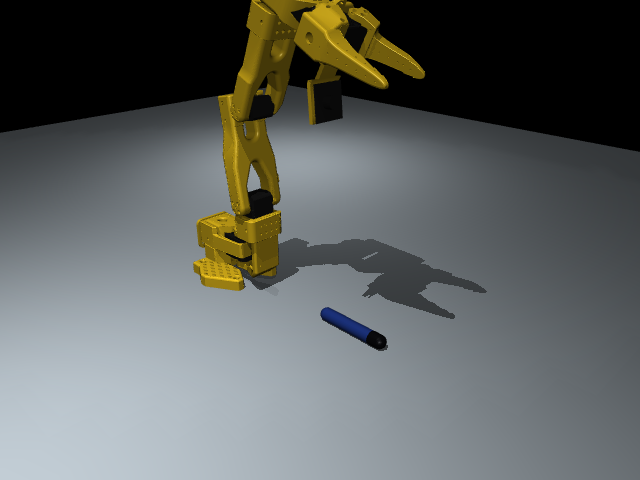
#> input picture archive/robust_pick_camera_kalman_preteleop/sim_pick/initial_scene.png, 640 x 480 px; its folder holds only this picture in this run
$ python -i quality_filter.py   (imports and definitions only)   (older library calls are emulated)
#> lines starting #> are read from the running program, lines starting #| are printed output that depends on the picture
#> further down, picture is the input picture: shape (480, 640, 3); mean B, G, R 97.6, 99.6, 95.9
"""Dataset image quality filter and shape-balance utilities for YOLO-seg training splits.

Detects corrupted offline augmentations (pure-white overexposures, pitch-black frames,
and severe motion blur) while strictly refusing to modify any `test` split.
"""

from __future__ import annotations

import math
import re
from dataclasses import dataclass
from pathlib import Path
from typing import Any

import cv2
import numpy as np

IMAGE_EXTENSIONS: frozenset[str] = frozenset({".png", ".jpg", ".jpeg", ".bmp", ".webp"})
_ROBOFLOW_HASH_RE = re.compile(r"\.rf\.[0-9a-zA-Z]+$")


@dataclass(frozen=True)
class ImageQualityMetrics:
    """Photometric and sharpness metrics for a single dataset image."""

    mean_luma: float
    p5_luma: float
    p95_luma: float
    dynamic_range: float
    laplacian_var: float
    is_whiteout: bool
    is_blackout: bool
    is_blurry: bool
    quality_score: float
    is_usable: bool


@dataclass(frozen=True)
class QualityFilterReport:
    """Summary of quality-based filtering on a non-test dataset split."""

    total_checked: int
    kept_count: int
    removed_count: int
    rescued_group_best_count: int
    removed_whiteout: int
    removed_blackout: int
    removed_blurry: int
    removed_files: tuple[str, ...]


def _to_grayscale_uint8(image: np.ndarray) -> np.ndarray:
    """Convert a 2D or 3D BGR/BGRA image array into a 2D `uint8` grayscale image."""
    if image is None or not isinstance(image, np.ndarray) or image.size == 0:
        raise ValueError("image must be a non-empty NumPy array.")

    if image.ndim == 2:
        gray = image
    elif image.ndim == 3:
        channels = image.shape[2]
#> channels = 3
        if channels == 3:
            gray = cv2.cvtColor(image, cv2.COLOR_BGR2GRAY)
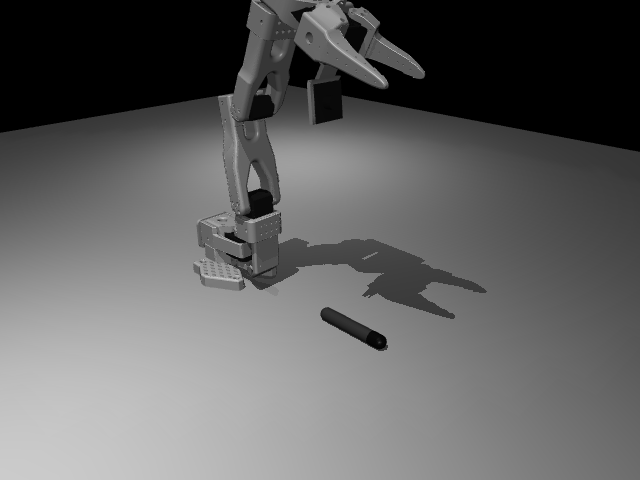
#> gray: shape (480, 640); min 0, max 203, mean 98.2
        elif channels == 4:
            gray = cv2.cvtColor(image, cv2.COLOR_BGRA2GRAY)
        elif channels == 1:
            gray = image[:, :, 0]
        else:
            raise ValueError(f"Unsupported channel count {channels} for quality check.")
    else:
        raise ValueError(f"Expected 2D or 3D image array, got ndim={image.ndim}.")

    if gray.dtype != np.uint8:
        gray = np.clip(gray, 0, 255).astype(np.uint8)
    return gray


def assess_image_quality(
    image: np.ndarray,
    *,
    max_mean_luma: float = 218.0,
    min_mean_luma: float = 38.0,
    min_dynamic_range: float = 48.0,
    min_laplacian_var: float = 15.0,
) -> ImageQualityMetrics:
    """Assess exposure, dynamic range, and focus sharpness of a BGR or grayscale image."""
    gray = _to_grayscale_uint8(image)

    mean_luma = float(np.mean(gray))
#> mean_luma = 98.25
    p5_raw, p95_raw = np.percentile(gray, [5.0, 95.0])
#> p5_raw = 0; p95_raw = 190
    p5_luma = float(p5_raw)
#> p5_luma = 0
    p95_luma = float(p95_raw)
#> p95_luma = 190
    dynamic_range = float(p95_luma - p5_luma)
#> dynamic_range = 190
    laplacian_var = float(cv2.Laplacian(gray, cv2.CV_64F).var())
#> laplacian_var = 197.4

    is_whiteout = bool(
        mean_luma > max_mean_luma or (p5_luma > 180.0 and dynamic_range < min_dynamic_range)
    )
#> is_whiteout = False
    is_blackout = bool(
        mean_luma < min_mean_luma or (p95_luma < 65.0 and dynamic_range < min_dynamic_range)
    )
#> is_blackout = False
    is_blurry = bool(laplacian_var < min_laplacian_var)
#> is_blurry = False
    is_usable = not (is_whiteout or is_blackout or is_blurry)
#> is_usable = True

    exposure_score = max(0.0, min(1.0, 1.0 - abs(mean_luma - 128.0) / 128.0))
#> exposure_score = 0.768
    contrast_score = max(0.0, min(1.0, dynamic_range / 140.0))
#> contrast_score = 1
    sharpness_score = max(0.0, min(1.0, math.log1p(max(0.0, laplacian_var)) / 6.0))
#> sharpness_score = 0.882
    raw_score = 0.35 * exposure_score + 0.30 * contrast_score + 0.35 * sharpness_score
#> raw_score = 0.877
    quality_score = float(max(0.0, min(1.0, raw_score if is_usable else raw_score * 0.35)))
#> quality_score = 0.877

    return ImageQualityMetrics(
        mean_luma=mean_luma,
        p5_luma=p5_luma,
        p95_luma=p95_luma,
        dynamic_range=dynamic_range,
        laplacian_var=laplacian_var,
        is_whiteout=is_whiteout,
        is_blackout=is_blackout,
        is_blurry=is_blurry,
        quality_score=quality_score,
        is_usable=is_usable,
    )


# [224 lines left out: functions _is_test_split_dir, _fallback_origin_group, _build_origin_group_lookup, filter_dataset_split_by_quality, compute_polygon_elongation, find_underrepresented_shape_stems, not called in this run]

>>> import cv2
>>> picture = cv2.imread('../../../archive/robust_pick_camera_kalman_preteleop/sim_pick/initial_scene.png')
>>> result = assess_image_quality(picture)
